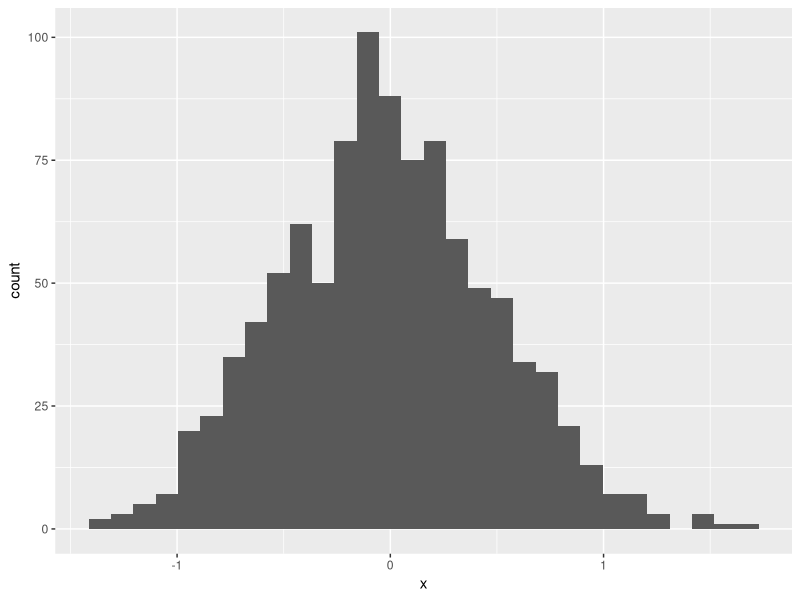
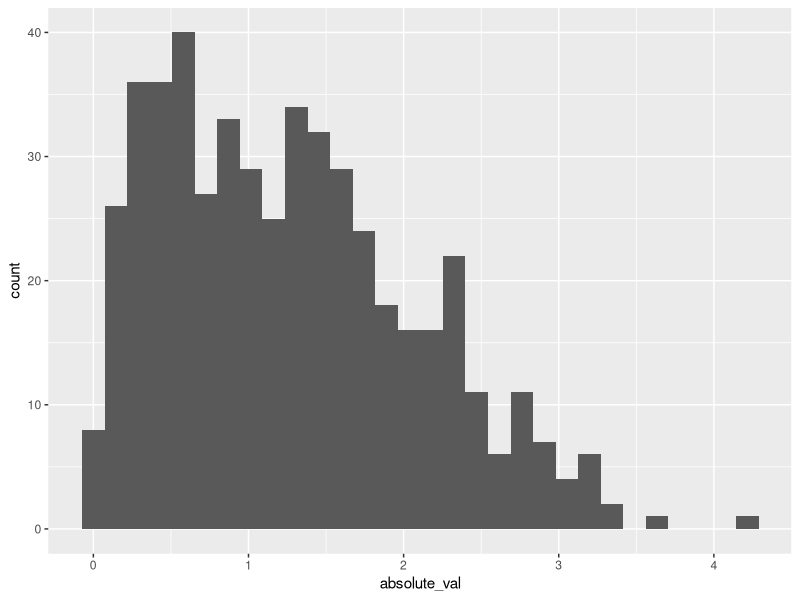

Write the R code that produced these figures, in order.
## ---- chunk 1
library(tidyverse)
## ---- chunk 2
samp = rnorm(100)
length(samp)
## ---- chunk 3
plot_df = 
  tibble(
    x = rnorm(1000, sd = 0.5),
    y = 1 + 2 * x + rnorm(1000)
  )
## ---- chunk 4
ggplot(plot_df, aes(x = x)) + geom_histogram()
## ---- chunk 5
tibble_table = 
  tibble(
    numeric_samp = rnorm(500, mean=1),
    logical_vec = numeric_samp > 0,
    absolute_val = abs(numeric_samp)
  )

ggplot(tibble_table, aes(x = absolute_val)) + geom_histogram()

median_samp = median(pull(tibble_table, numeric_samp))
